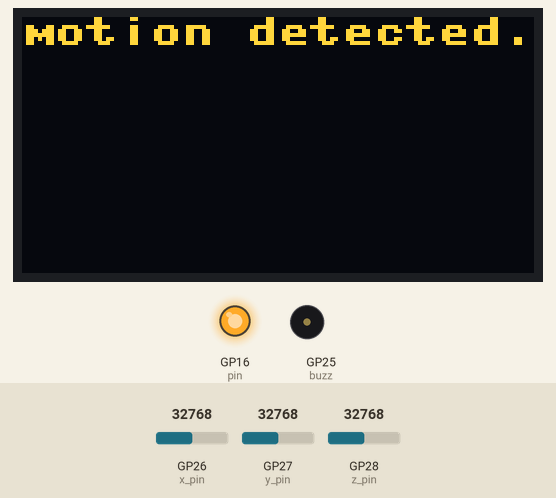
A program run on a simulated Raspberry Pi Pico running MicroPython. On the bench: 128×64 one-colour display, output pins drawn as LEDs (lit = HIGH), buzzer (waves = sounding, pin HIGH). The inputs (shaded band) are chosen by the test bench; at power-on: GP26 (x_pin) = 32768, GP27 (y_pin) = 32768, GP28 (z_pin) = 32768 (analog values on the 0–65535 scale). The OLED is the two-colour kind (top 16 rows yellow); the clock reads 2024-03-15 10:24:30 at power-on unless the program sets it; library files of the repository ran but are not shown: ssd1306.py; what the program prints to the serial console is not drawn.

Above: at 0.1 s.

The program:

final_motion_detection.py
```python
# import machine
# import utime
#
# # Define the pins
# x_pin = machine.ADC(26)
# y_pin = machine.ADC(27)
# z_pin = machine.ADC(28)
#
# # Define the sensitivity factor (adjust as needed)
# sensitivity = 0.0033
#
# while True:
#     # Read the raw values from the accelerometer pins
#     x_raw = x_pin.read_u16()
#     y_raw = y_pin.read_u16()
#     z_raw = z_pin.read_u16()
#
#     # Convert the raw values to acceleration values in g-force
#     x_acc = 1.5+((x_raw >> 6) - 512) * sensitivity
#     y_acc = 1.5+((y_raw >> 6) - 512) * sensitivity
#     z_acc = 1.5+((z_raw >> 6) - 512) * sensitivity
#
#     # Print the acceleration values
#     print("X: {:.2f}g, Y: {:.2f}g, Z: {:.2f}g".format(x_acc, y_acc, z_acc))
#
#     # Delay for a short period of time
#     utime.sleep_ms(1000)

import machine
import utime
import ssd1306
from time import sleep

buzz = machine.Pin(25,machine.Pin.OUT)
buzz.low()

i2c = machine.SoftI2C(scl=machine.Pin(15), sda=machine.Pin(4))

pin = machine.Pin(16, machine.Pin.OUT)
pin.value(0) #set GPIO16 low to reset OLED
pin.value(1) #while OLED is running, must set GPIO16 in high

oled_width = 128
oled_height = 64
oled = ssd1306.SSD1306_I2C(oled_width, oled_height, i2c)

# Define the pins
x_pin = machine.ADC(26)
y_pin = machine.ADC(27)
z_pin = machine.ADC(28)

# Define the sensitivity factor (adjust as needed)
sensitivity = 0.0033

# Define the motion threshold (adjust as needed)
motion_threshold = 2.4

# Define the time threshold for motion detection (in seconds)
motion_timeout = 1

# Initialize the last motion time
last_motion_time = utime.time()

while True:
    buzz.low()

    # Read the raw values from the accelerometer pins
    x_raw = x_pin.read_u16()
    y_raw = y_pin.read_u16()
    z_raw = z_pin.read_u16()

    # Convert the raw values to acceleration values in g-force
    x_acc = ((x_raw >> 6) - 512) * sensitivity
    y_acc = ((y_raw >> 6) - 512) * sensitivity
    z_acc = ((z_raw >> 6) - 512) * sensitivity

    # Calculate the magnitude of acceleration
    acceleration = (x_acc ** 2 + y_acc ** 2 + z_acc ** 2) ** 0.5
    print(acceleration)

    # Check if motion exceeds the threshold
    if acceleration < motion_threshold:
        last_motion_time = utime.time()
        oled.fill(0)
        oled.text("motion detected.", 0, 0)

    # Check if motion timeout has occurred
    if acceleration > motion_threshold or utime.time() - last_motion_time > motion_timeout:
        buzz.high()
        oled.fill(0)
        oled.text("No motion detected.", 0, 0)
    oled.show()

    # Delay for a short period of time
    utime.sleep_ms(1000)
```
